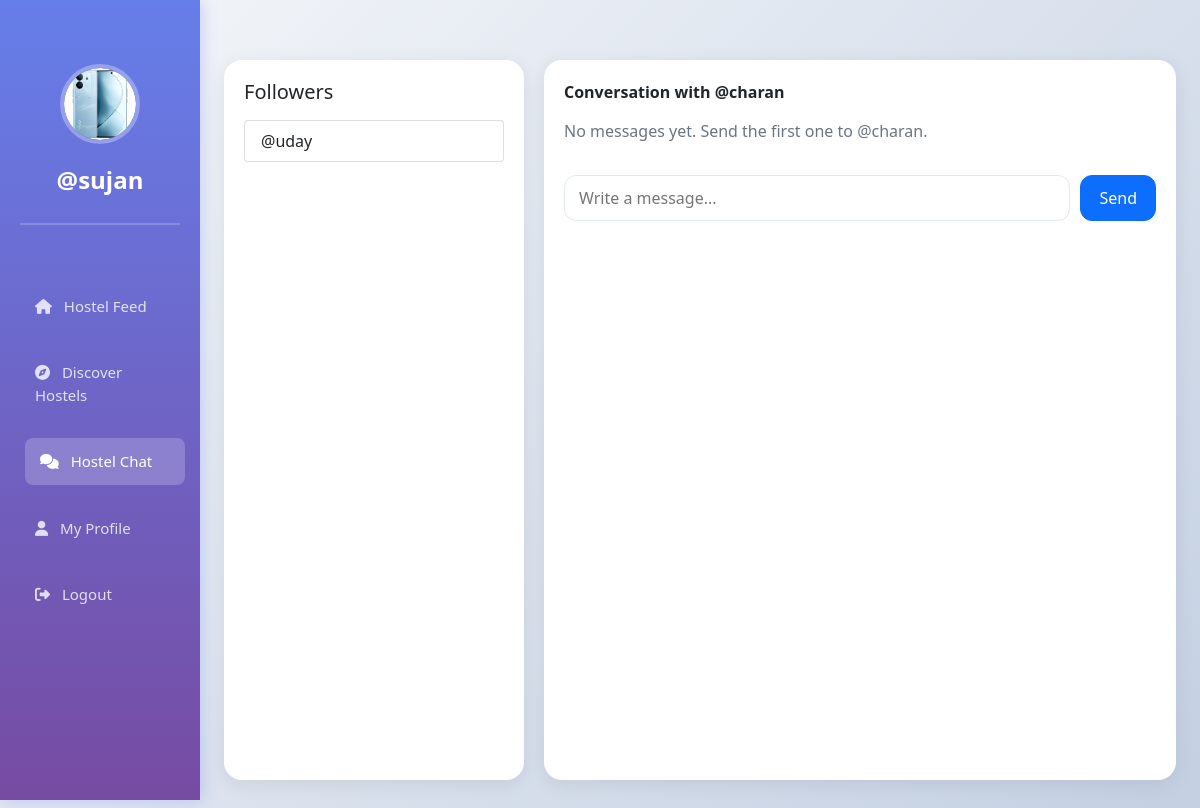
/messages/?to=charan (signed in), run on the app's committed database.
### userauth/models.py (models this page shows, shortened)
class Profile(models.Model):
    user = models.ForeignKey(User, on_delete=models.CASCADE)
    id_user = models.IntegerField(primary_key=True, default=0)
    bio = models.TextField(blank=True, default='')
    profileimg = models.ImageField(upload_to='profile_images', default='blank-profile-picture.png')
    location = models.CharField(max_length=100, blank=True, default='')

### userauth/views.py (the view)
# urls.py: path('messages/', views.messages, name='messages'),
@login_required(login_url='/loginn')
def messages(request):
    profile = Profile.objects.get(user=request.user)
    follower_usernames = list(Followers.objects.filter(user=request.user.username).values_list('follower', flat=True))
    all_messages = Message.objects.filter(Q(sender=request.user.username) | Q(receiver=request.user.username))
    message_users = set()
    for msg in all_messages:
        if msg.sender == request.user.username:
            message_users.add(msg.receiver)
        else:
            message_users.add(msg.sender)
    all_users = set(follower_usernames) | message_users
    followers = Profile.objects.filter(user__username__in=all_users)
    selected_username = request.GET.get('to')
    if selected_username and selected_username not in all_users:
        try:
            User.objects.get(username=selected_username)
        except:
            selected_username = None
    if not selected_username and all_users:
        selected_username = list(all_users)[0]
    conversation = []
    if selected_username:
        conversation = Message.objects.filter(
            Q(sender=request.user.username, receiver=selected_username) |
            Q(sender=selected_username, receiver=request.user.username)
        ).order_by('created_at')
    context = {
        'profile': profile,
        'followers': followers,
        'selected_username': selected_username,
        'conversation': conversation,
    }
    return render(request, 'messages.html', context)

### templates/messages.html (shortened to what this page needs)
{% load static %}
<!DOCTYPE html>
<html lang="en">
<head>
    <link rel="stylesheet" href="https://maxcdn.bootstrapcdn.com/bootstrap/4.5.2/css/bootstrap.min.css">
    <link href="https://cdn.jsdelivr.net/npm/bootstrap@5.0.2/dist/css/bootstrap.min.css" rel="stylesheet"
>
    <link rel="stylesheet" href="{% static 'css/app.css' %}">
</head>
<body class="main-body">
    <div class="container-fluid">
        <div class="row">
            <nav class="col-md-2 d-none d-md-block sidebar sidebar-modern" style="position: fixed;">
                <div class="text-center mt-4 sidebar-profile">
                    <div class="profile-avatar">
                        <img src="{{ profile.profileimg.url }}" alt="Profile Picture" class="profile-pic">
                    </div>
                    <h4 class="mt-3 username"><a href="/profile/{{ user }}" style="text-decoration:none;">@{{ user }}</a></h4>
                </div>
                <ul class="nav flex-column mt-5 nav-modern">
                    <li class="nav-item">
                        <a class="nav-link" href="/">
                            <i class="fa-solid fa-house mr-2"></i> Hostel Feed
                        </a>
                    </li>
                    <li class="nav-item">
                        <a class="nav-link" href="/explore">
                            <i class="fa-solid fa-compass mr-2"></i> Discover Hostels
                        </a>
                    </li>
                    <li class="nav-item">
                        <a class="nav-link active" href="/messages/">
                            <i class="fa-solid fa-comments mr-2"></i> Hostel Chat
                        </a>
                    </li>
                    <li class="nav-item">
                        <a class="nav-link" href="/profile/{{user}}">
                            <i class="fa-solid fa-user mr-2"></i> My Profile
                        </a>
                    </li>
                    <li class="nav-item">
                        <a class="nav-link" href="/logoutt">
                            <i class="fa-solid fa-right-from-bracket mr-2"></i> Logout
                        </a>
                    </li>
                </ul>
            </nav>
            <main class="col-md-9 ml-sm-auto col-lg-10 px-md-4 main-content">
                <div class="chat-wrapper">
                    <div class="chat-sidebar">
                        <h5>Followers</h5>
                        <div class="list-group mt-3">
                            {% if followers %}
                                {% for follower in followers %}
                                <a href="/messages/?to={{ follower.user.username }}" class="list-group-item list-group-item-action{% if selected_username == follower.user.username %} active{% endif %}">
                                    @{{ follower.user.username }}
                                </a>
                                {% endfor %}
                            {% else %}
                                <div class="text-muted">You do not have any followers to message yet.</div>
                            {% endif %}
                        </div>
                    </div>
                    <div class="chat-conversation">
                        <div class="conversation-user">Conversation with {% if selected_username %}@{{ selected_username }}{% else %}no one yet{% endif %}</div>
                        <div class="conversation-feed" style="overflow-y: auto; max-height: calc(100vh - 280px); padding-right: 10px;">
                            {% if conversation %}
                                {% for message in conversation %}
                                    <div class="message-card {% if message.sender == user %}message-sent{% else %}message-received{% endif %}">
                                        <div class="d-flex justify-content-between align-items-start small text-muted mb-1">
                                            <div>
                                                {% if message.sender == user %}
                                                    You
                                                {% else %}
                                                    @{{ message.sender }}
                                                {% endif %}
                                            </div>
                                            {% if message.sender == user %}
                                            <form action="/delete-message/{{ message.id }}/" method="POST" style="margin:0;">
                                                {% csrf_token %}
                                                <button type="submit" class="btn btn-sm btn-outline-danger">Delete</button>
                                            </form>
                                            {% endif %}
                                        </div>
                                        <div>{{ message.body }}</div>
                                        <div class="text-end text-muted small mt-1">{{ message.created_at|date:'M d, Y H:i' }}</div>
                                    </div>
                                {% endfor %}
                            {% elif selected_username %}
                                <p class="text-muted">No messages yet. Send the first one to @{{ selected_username }}.</p>
                            {% endif %}
                        </div>
                        <form action="/send-message/" method="POST" class="message-input-group mt-3">
                            <input type="text" name="body" class="message-input" placeholder="Write a message..." {% if not selected_username %}disabled{% endif %} required>
                            <button type="submit" class="btn btn-primary message-send" {% if not selected_username %}disabled{% endif %}>Send</button>
                        </form>
                    </div>
                </div>
            </main>
        </div>
    </div>
</body>
</html>

### static/css/app.css (style rules this page uses)
* { margin: 0; padding: 0; box-sizing: border-box; }
body.main-body { background: linear-gradient(135deg, #f5f7fa 0%, #c3cfe2 100%); font-family: 'Segoe UI', Tahoma, Geneva, Verdana, sans-serif; min-height: 100vh; }
.sidebar-modern { background: linear-gradient(180deg, #667eea 0%, #764ba2 100%); height: 100vh; color: white; padding: 20px; box-shadow: 2px 0 15px rgba(102, 126, 234, 0.3); overflow-y: auto; }
.sidebar-profile { padding: 20px 0; border-bottom: 2px solid rgba(255, 255, 255, 0.2); }
.profile-avatar { position: relative; display: inline-block; width: 80px; height: 80px; border-radius: 50%; border: 4px solid rgba(255, 255, 255, 0.3); overflow: hidden; }
.profile-pic { width: 100%; height: 100%; border-radius: 50%; object-fit: cover; transition: transform 0.3s ease; }
.username { color: white; font-weight: 600; margin-top: 15px; }
.username a { color: white; text-decoration: none; transition: color 0.3s ease; }
.nav-modern { margin-top: 30px; }
.nav-modern .nav-link { color: rgba(255, 255, 255, 0.8); margin: 10px 0; padding: 12px 15px; border-radius: 8px; transition: all 0.3s ease; font-size: 15px; font-weight: 500; }
.nav-modern .nav-link:hover, .nav-modern .nav-link.active { background: rgba(255, 255, 255, 0.2); color: white; transform: translateX(5px); }
.main-content { padding-top: 30px; padding-bottom: 50px; }
.sidebar { background-color: #f8f9fa; height: 100vh; color: black; }
a { color: #667eea; }

### templates/messages.html (style rules this page uses)
.chat-wrapper { display: grid; grid-template-columns: 300px 1fr; gap: 20px; margin-top: 30px; }
.chat-sidebar { background: white; border-radius: 18px; box-shadow: 0 4px 20px rgba(0,0,0,0.08); padding: 20px; height: calc(100vh - 80px); overflow-y: auto; }
.chat-conversation { background: white; border-radius: 18px; box-shadow: 0 4px 20px rgba(0,0,0,0.08); padding: 20px; min-height: calc(100vh - 80px); display: flex; flex-direction: column; }
.conversation-user { font-weight: 700; margin-bottom: 15px; }
.message-input-group { margin-top: auto; display: flex; gap: 10px; }
.message-input { flex: 1; border-radius: 12px; border: 1px solid #e2e8f0; padding: 10px 14px; }
.message-send { border-radius: 12px; padding: 10px 18px; }

### data on the page
Profile: profileimg (picture)
Profile: user.username "uday"

### other printed values
{{ user }} "sujan"
{{ selected_username }} "charan"
